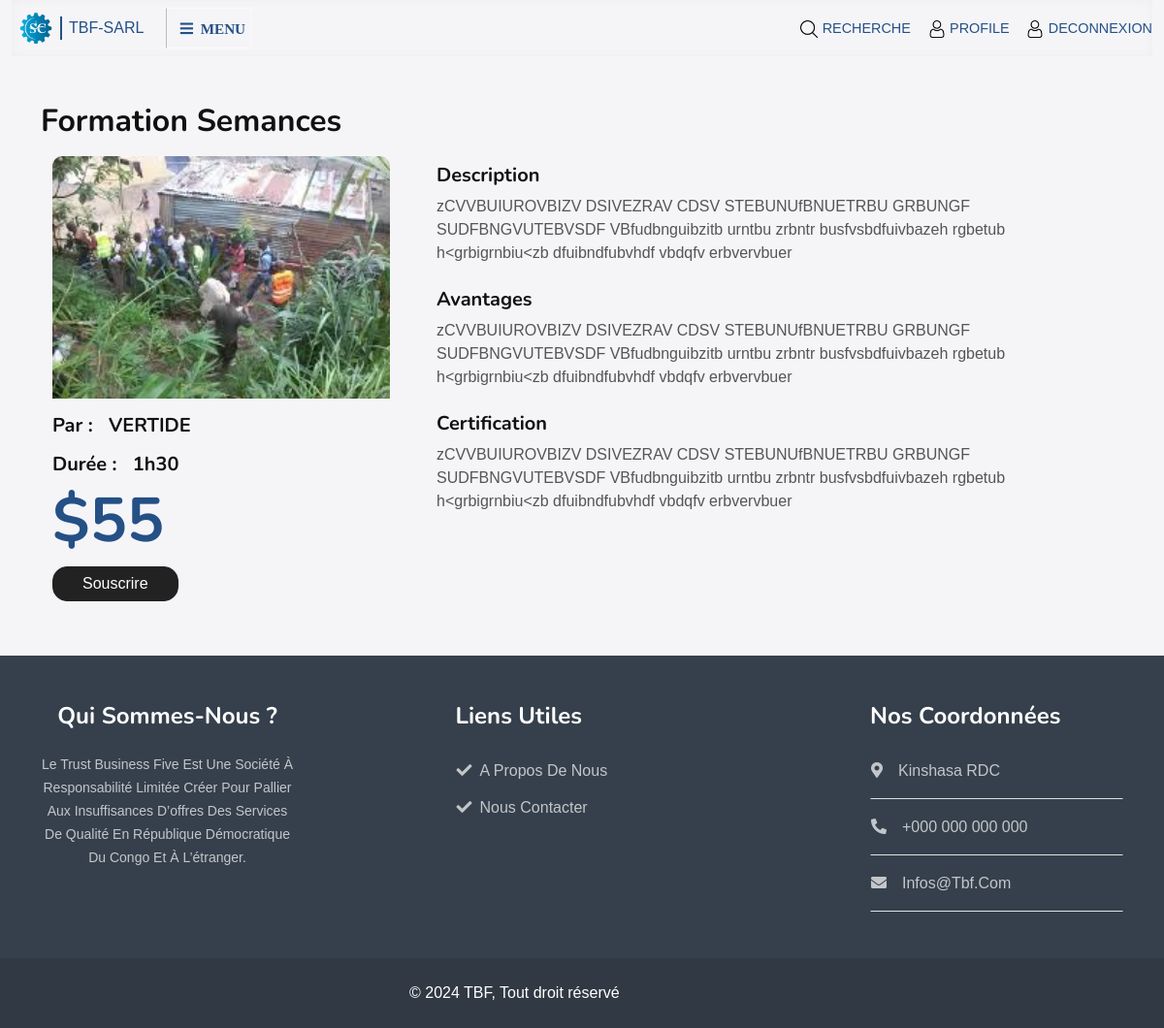
The app's page /formation/semances/ (signed in) with its own data.
### back/models.py (models this page shows, shortened)
class Formation(models.Model):
    subject = models.ForeignKey(Subject, on_delete=models.SET_NULL, null=True)
    title = models.CharField(max_length=100)
    slug = models.SlugField(unique=True)
    image = models.ImageField(upload_to='formation/')
    description = models.TextField()
    avantage = models.TextField()
    certification = models.TextField()
    auteur = models.CharField(max_length=100)
    duree = models.CharField(max_length=100)
    prix = models.CharField(max_length=100)
    souscrire = models.ManyToManyField(User, blank=True)
    date = models.DateTimeField(auto_now_add=True)
    update = models.DateTimeField(auto_now=True)

### home/views.py (the view)
# urls.py: path('formation/<str:slug>/', views.DetailFormation, name='detail_formation'),
def DetailFormation(request, slug):
    formation = get_object_or_404(Formation, slug=slug)
    template_name = 'home/detail_formation.html'
    context = {
        'formation': formation,
    }
    return render(request, template_name, context)

### templates/home/detail_formation.html (shortened to what this page needs)
{% extends 'home/base.html' %}
{% load static %}
{% block content %}
        <div class="container-fluid">
            <div class="container py-5">
                <div class="about-item overflow-hidden">
                    <h2 class="mb-3">Formation {{formation.title}}</h2>
                </div>
                <div class="row m-0 blog-item wow fadeInUp" data-wow-delay=".6s">
                    <div class="col-md-4 mb-2">
                        <img src="{{formation.image.url}}" class="rounded-top" alt="{{formation.title}}">
                        <h5 class="mt-3">Par : &nbsp; {{formation.auteur}}</h5>
                        <h5 class="mt-3">Durée : &nbsp; {{formation.duree}}</h5>
                        <h3 style="color: #255085; font-size: 4rem;">${{formation.prix}}</h3>
                        {% if request.user in formation.souscrire.all %}
                        <span style="border: 1px solid #222; background-color: #55a; color: #fff; padding: 5px 30px; border-radius: 15px;">Vous avez souscrit</span>
                        {% else %}
                        <form action="{% url 'home:follow_formation' formation.slug %}" method="post">
                            <button style="border: 1px solid #222; background-color: #222; color: #fff; padding: 5px 30px; border-radius: 15px;" type="submit">Souscrire</button>
                        </form>
                        {% endif %}
                    </div>
                    <div class="col-md-8 mb-3">
                        <div class="px-4 pb-0 py-2">
                            <h5>Description</h5>
                            {{formation.description}}
                            <h5 class="mt-4">Avantages</h5>
                            {{formation.avantage}}
                            <h5 class="mt-4">Certification</h5>
                            {{formation.certification}}
                        </div>
                    </div>
                </div>
            </div>
        </div>
{% endblock %}

### static/css/css-files.css (style rules this page uses)
html, body { box-sizing: border-box; overflow-x: hidden; background-color: #f5f5f8; }
.blog-item img { width: 100%; height: 250px; object-fit: cover; -o-object-fit: cover; }

### records on screen
Formation: title "Semances", image (picture), auteur "VERTIDE", duree "1h30", prix "55", description "zCVVBUIUROVBIZV DSIVEZRAV CDSV STEBUNUfBNUETRBU GRBUNGF SUDFBNGVUTEBVSDF VBfudbnguibzitb urntbu zrbntr busfvsbdfuivbazeh rgbetub h<grbigrnbiu<zb dfuibndfubvhdf vbdqfv erbvervbuer", avantage "zCVVBUIUROVBIZV DSIVEZRAV CDSV STEBUNUfBNUETRBU GRBUNGF SUDFBNGVUTEBVSDF VBfudbnguibzitb urntbu zrbntr busfvsbdfuivbazeh rgbetub h<grbigrnbiu<zb dfuibndfubvhdf vbdqfv erbvervbuer", certification "zCVVBUIUROVBIZV DSIVEZRAV CDSV STEBUNUfBNUETRBU GRBUNGF SUDFBNGVUTEBVSDF VBfudbnguibzitb urntbu zrbntr busfvsbdfuivbazeh rgbetub h<grbigrnbiu<zb dfuibndfubvhdf vbdqfv erbvervbuer"
